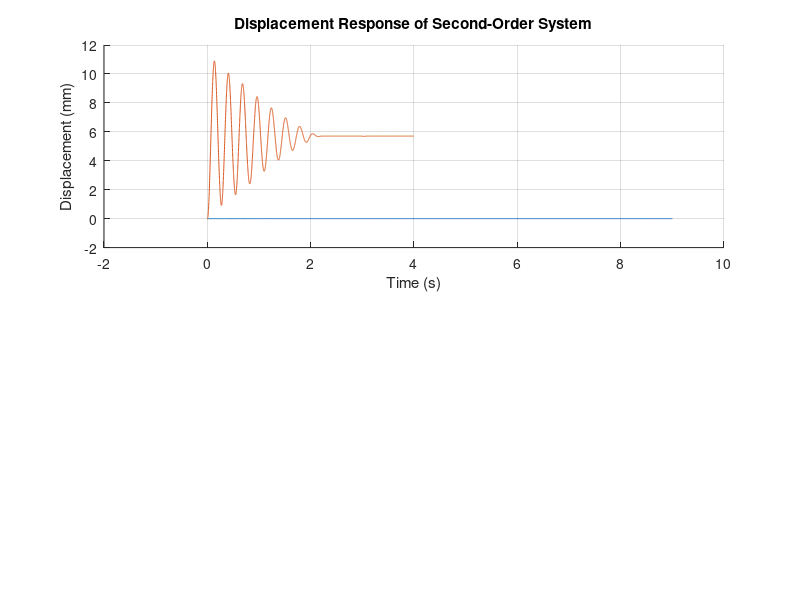

Write MATLAB code to recreate this figure.
%experiment data
data = textread('t3_2_1.txt','','headerlines',22);
dataLength = 5000;
tStart = 1000; % lines of offset from movement before drop
disp2 = data(tStart:dataLength,3)';
vel2 = data(tStart:dataLength,8)';
time2 = data(tStart:dataLength,1)' - tStart/1000; %end shifts the data back to 0
% System Parameters
m = 492/1000; %numerator in grams
c = 2.445;
k = 369.354;
T0 = 1;
omega_n = sqrt(k/m);
zeta = c / (2 * sqrt(m * k));

initConds = [0; 0];
tspan = 0:.001:10-tStart/1000;

f = @(t) T0 * (t >= 0);

% ODE function
ode_func = @(t, x) [x(2);
                    (f(t) - c * x(2) - k * x(1)) / m];

% Solve using ode45
[t, x] = ode45(ode_func, tspan, initConds);

% Plot the response
figure;
subplot(2,1,1);
hold on
plot(t, x(:,1));
plot(time2,disp2);
xlabel('Time (s)');
ylabel('Displacement (mm)');
title('Displacement Response of Second-Order System');
grid on;
